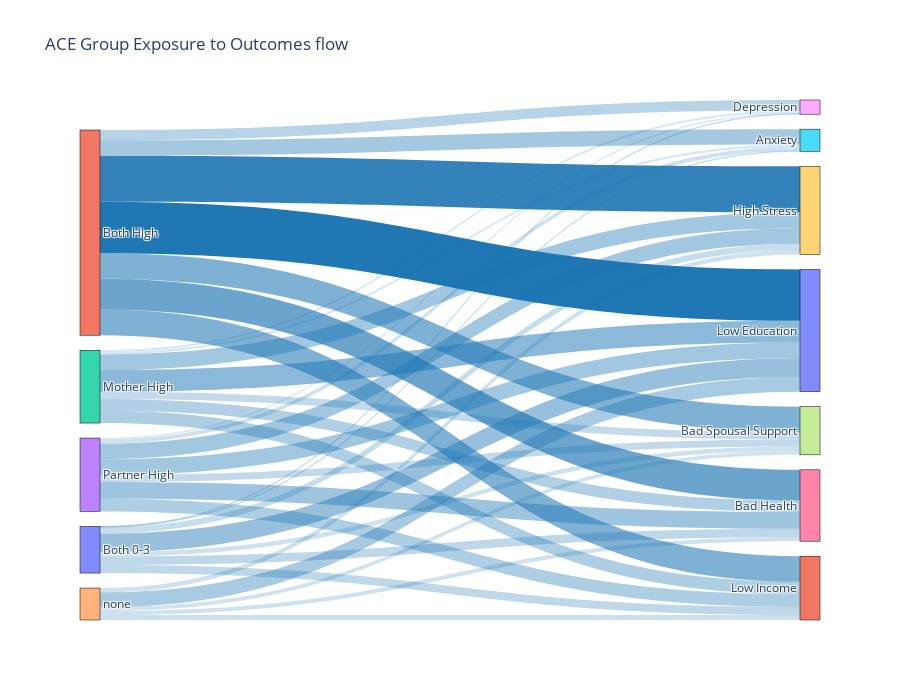

The code cell stored with this chart in its notebook:
### Code cell
# Build a Plotly Sankey diagram from the loaded dataframe `df` (edge-list)
# Supported input formats: columns named ['source','target','value'] or ['from','to','value'],
# otherwise the first three columns will be used as source/target/value.
import plotly.graph_objects as go
import pandas as pd

# Use `df` loaded in the previous cell
sankey_df = df.copy()
# Ensure column names are lower-case strings (previous cell already did this, but safe)
sankey_df.columns = [c.lower() for c in sankey_df.columns]
cols = sankey_df.columns.tolist()

if set(['source','target','value']).issubset(cols):
    s_col, t_col, v_col = 'source','target','value'
elif set(['from','to','value']).issubset(cols):
    s_col, t_col, v_col = 'from','to','value'
else:
    # Fallback: take the first three columns
    s_col, t_col, v_col = cols[0], cols[1], cols[2]

# Coerce types
sankey_df[s_col] = sankey_df[s_col].astype(str)
sankey_df[t_col] = sankey_df[t_col].astype(str)
sankey_df[v_col] = pd.to_numeric(sankey_df[v_col], errors='coerce')

# Drop invalid rows
sankey_df = sankey_df.dropna(subset=[s_col,t_col,v_col])

# Aggregate duplicate links (optional but useful)
agg = sankey_df.groupby([s_col,t_col], as_index=False)[v_col].sum()

# Build node list and indices
all_nodes = list(pd.unique(agg[[s_col,t_col]].values.ravel('K')))
node_idx = {n:i for i,n in enumerate(all_nodes)}

sources = agg[s_col].map(node_idx).tolist()
targets = agg[t_col].map(node_idx).tolist()
values = agg[v_col].tolist()

# Color links by normalized value (alpha varies); choose a single hue
max_val = max(values) if values else 1
link_colors = ['rgba(31,119,180,' + f'{(v/max_val)*0.85 + 0.15:.2f}' + ')' for v in values]

fig = go.Figure(data=[go.Sankey(
    node=dict(pad=15,thickness=20,line=dict(color='black',width=0.5),label=all_nodes),
    link=dict(source=sources,target=targets,value=values,color=link_colors)
)])

fig.update_layout(title_text='ACE Group Exposure to Outcomes flow', font_size=12, height=max(700, 40*len(all_nodes)))
fig.show()

### Figure 1 — Plotly figure (JSON) as saved in the notebook; plotly's stock layout.template omitted (floating-point values rounded to 4 significant figures)
{"data": [{"link": {"color": ["rgba(31,119,180,0.16)", "rgba(31,119,180,0.29)", "rgba(31,119,180,0.22)", "rgba(31,119,180,0.16)", "rgba(31,119,180,0.25)", "rgba(31,119,180,0.46)", "rgba(31,119,180,0.29)", "rgba(31,119,180,0.40)", "rgba(31,119,180,0.66)", "rgba(31,119,180,0.57)", "rgba(31,119,180,0.32)", "rgba(31,119,180,0.91)", "rgba(31,119,180,1.00)", "rgba(31,119,180,0.57)", "rgba(31,119,180,0.18)", "rgba(31,119,180,0.34)", "rgba(31,119,180,0.27)", "rgba(31,119,180,0.18)", "rgba(31,119,180,0.41)", "rgba(31,119,180,0.51)", "rgba(31,119,180,0.36)", "rgba(31,119,180,0.22)", "rgba(31,119,180,0.43)", "rgba(31,119,180,0.27)", "rgba(31,119,180,0.17)", "rgba(31,119,180,0.41)", "rgba(31,119,180,0.41)", "rgba(31,119,180,0.36)", "rgba(31,119,180,0.15)", "rgba(31,119,180,0.22)", "rgba(31,119,180,0.21)", "rgba(31,119,180,0.15)", "rgba(31,119,180,0.22)", "rgba(31,119,180,0.39)", "rgba(31,119,180,0.23)"], "source": [0, 0, 0, 0, 0, 0, 0, 1, 1, 1, 1, 1, 1, 1, 2, 2, 2, 2, 2, 2, 2, 3, 3, 3, 3, 3, 3, 3, 4, 4, 4, 4, 4, 4, 4], "target": [5, 6, 7, 8, 9, 10, 11, 5, 6, 7, 8, 9, 10, 11, 5, 6, 7, 8, 9, 10, 11, 5, 6, 7, 8, 9, 10, 11, 5, 6, 7, 8, 9, 10, 11], "value": [0.6, 10.8, 5.6, 0.6, 8, 24.4, 10.6, 20, 40, 33.3, 13.3, 60, 66.7, 33.3, 2.7, 14.9, 9.5, 2.7, 20.4, 28.2, 16.2, 5.4, 21.8, 9.1, 1.8, 20.4, 20.4, 16.4, 0, 5.2, 5.1, 0, 5.8, 19, 6.4]}, "node": {"label": ["Both 0-3", "Both High", "Mother High", "Partner High", "none", "Anxiety", "Bad Health", "Bad Spousal Support", "Depression", "High Stress", "Low Education", "Low Income"], "line": {"color": "black", "width": 0.5}, "pad": 15, "thickness": 20}, "type": "sankey"}], "layout": {"font": {"size": 12}, "height": 700, "title": {"text": "ACE Group Exposure to Outcomes flow"}}}
